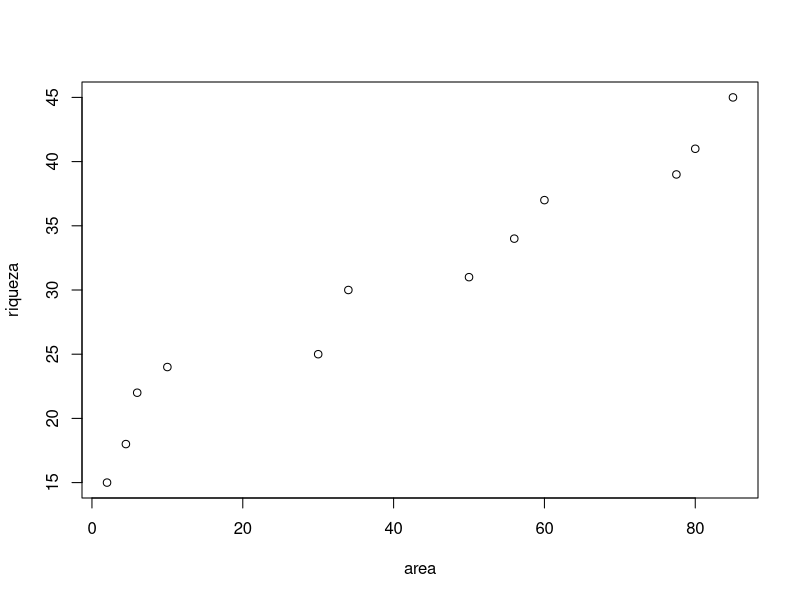
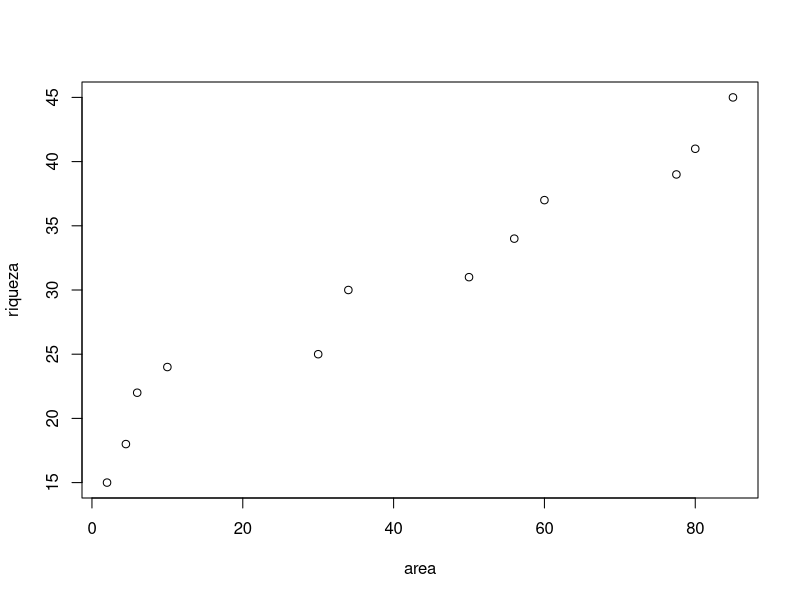
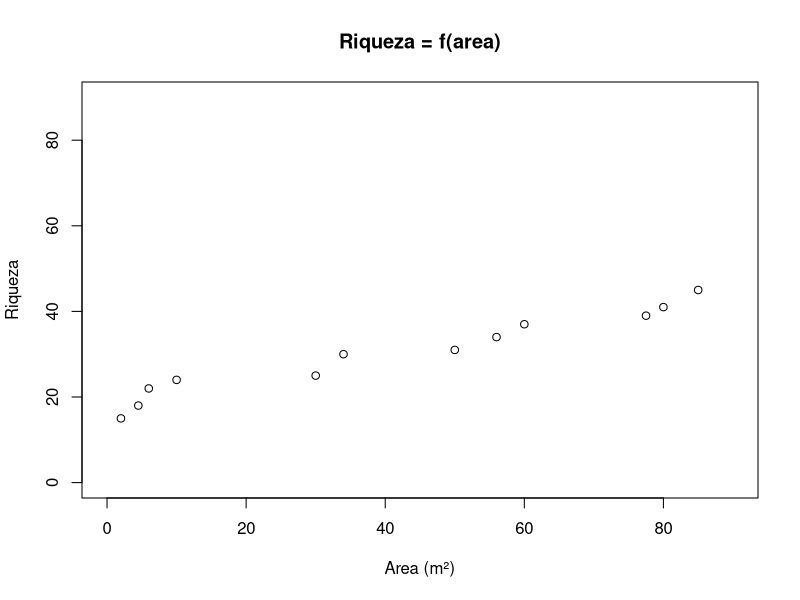
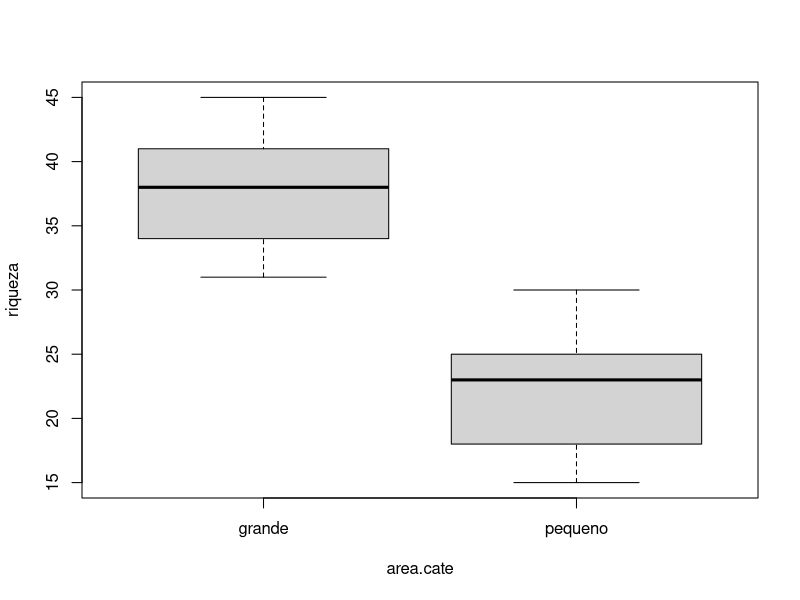
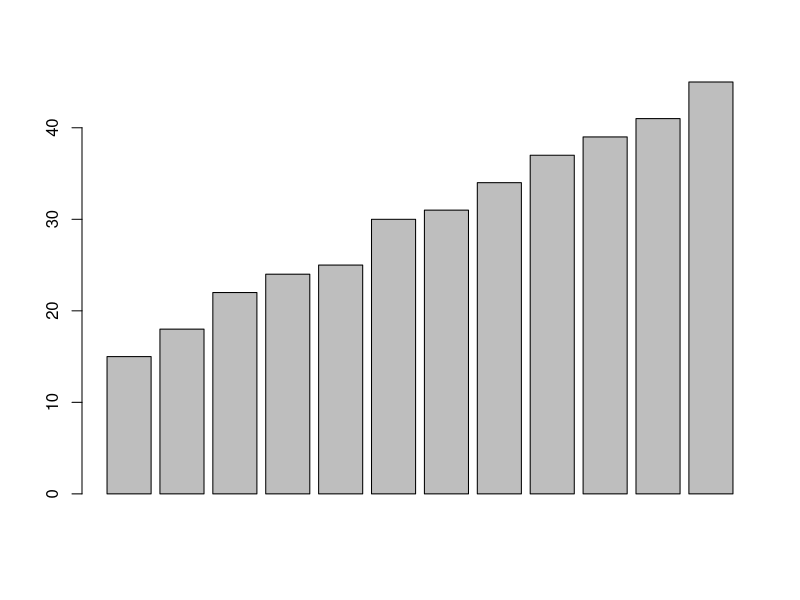
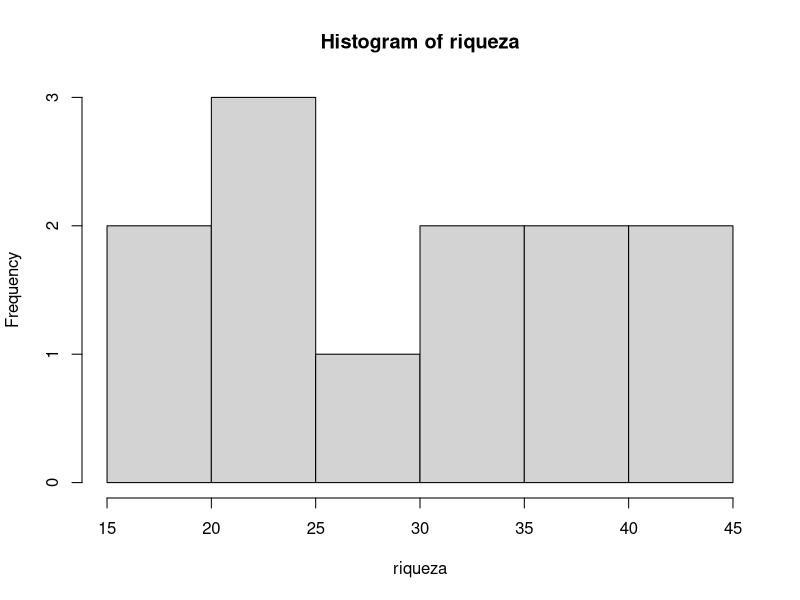
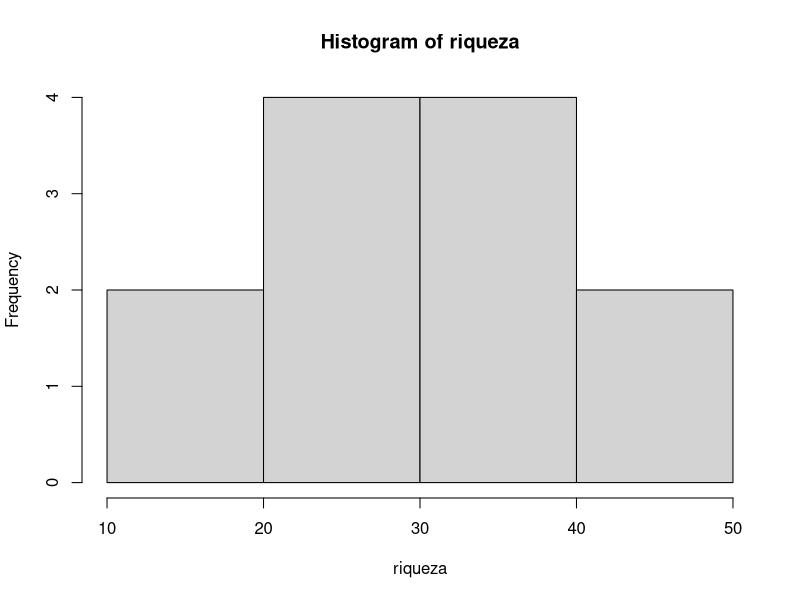

R code for these plots, in order:
#--------------------------------------------------------------------------------------------------
# Pacote grafico básico do R
#
# Gorgens, Eric Bastos
# Department of Forest Sciences
# University of Sao Paulo
# Piracicaba, Brazil
# gorgens (at) usp.br
#
#--------------------------------------------------------------------------------------------------

# Fonte do exemplo: http://ecologia.ib.usp.br/bie5782/doku.php?id=bie5782:03_apostila:05a-graficos)

# Os dados dentro do R podem ser armazenados em vetores, matrizes, data frames e listas
# Nem todas as estruturas de armazenamento sao compati?veis com todas as funcoes

# Este e um exemplo com vetores
riqueza <- c(15,18,22,24,25,30,31,34,37,39,41,45)
area <- c(2,4.5,6,10,30,34,50,56,60,77.5,80,85)
area.cate <- rep(c("pequeno", "grande"), each=6)

area.cate
head(area.cate) # mostra o cabecalho e as primeiras linhas do arquivo

# Grafico de dispersao
?plot
plot(riqueza~area)
plot(area,riqueza) # escrita alternativa
plot(riqueza~area, xlab="Area (m²)", ylab="Riqueza", xlim=c(0,90), ylim=c(0,90), main="Riqueza = f(area)")


# Teste também os gráficos abaixo
# Boxplot
boxplot(riqueza~area.cate)
?boxplot

# Grafico de barras
barplot(riqueza)

# Histograma
?hist
hist(riqueza)
hist(riqueza, breaks=3)
